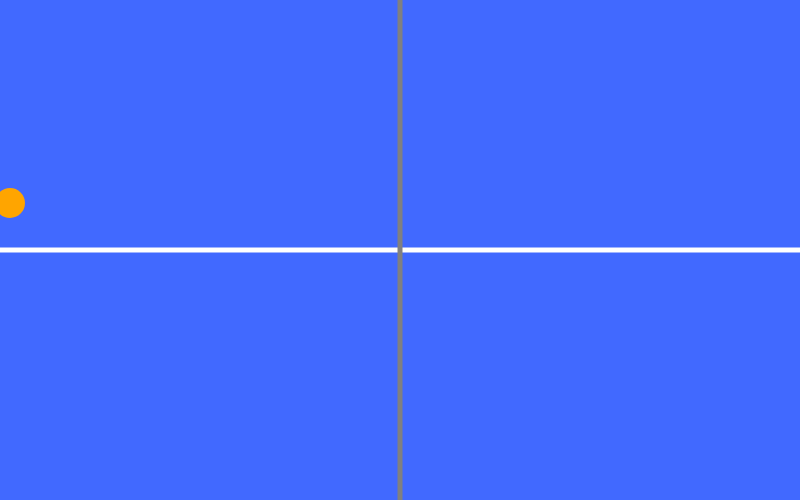
Frame 1 (no input)
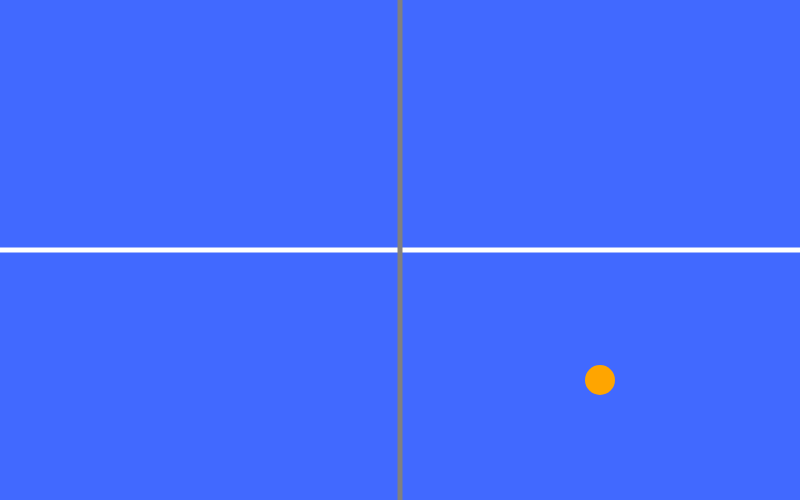
Frame 60 (no input)
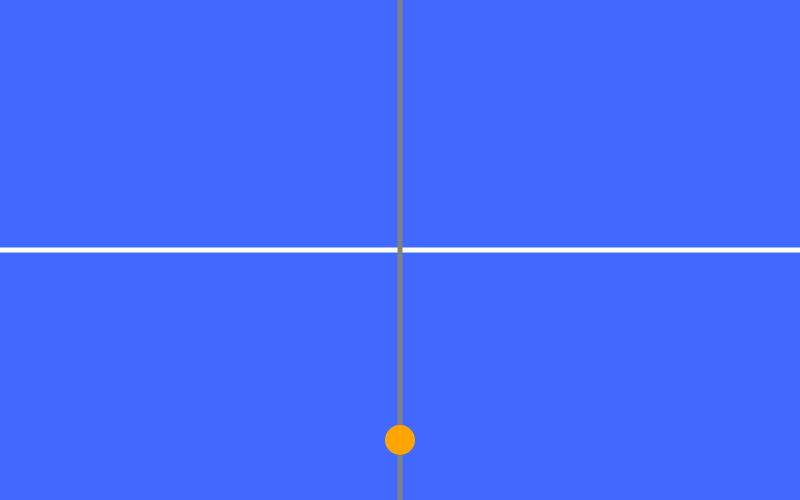
Frame 120 (the mouse pressed at the canvas centre since frame 60)

The p5.js sketch that drew these frames (run headless with seeded random() and noise() and a simulated clock; from frame 60 on, the mouse is pressed at the canvas centre):

// p5.js sketch
// ── sketch.js
let posizioneX
let velocitaX

let posizioneY, velocitaY

let canvas;

function setup() {
	canvas = createCanvas(800, 500);
	centerCanvas();

	posizioneX = 0
	velocitaX = 10

	posizioneY = 200
	velocitaY = 3
}

function draw() {
	background(65, 105, 255)

	posizioneX = posizioneX + velocitaX
	posizioneY = posizioneY + velocitaY

	if (posizioneX >= width || posizioneX < 0) {
		velocitaX = -velocitaX;
	}

	if (posizioneY >= height || posizioneY < 0) {
		velocitaY = -velocitaY
	}

	strokeWeight(5)
	stroke("white")
	line(0, height / 2, width, height / 2)

	stroke("grey")
	line(width / 2, 0, width / 2, height)

	fill("orange")
	strokeWeight(0)
	ellipse(posizioneX, posizioneY, 30)
}

// Funzione per centrare il canvas nella finestra
function centerCanvas() {
	let x = (windowWidth - width) / 2;
	let y = (windowHeight - height) / 2;
	canvas.position(x, y);
}

// Ricentra il canvas se la finestra viene ridimensionata
function windowResized() {
	centerCanvas();
}
